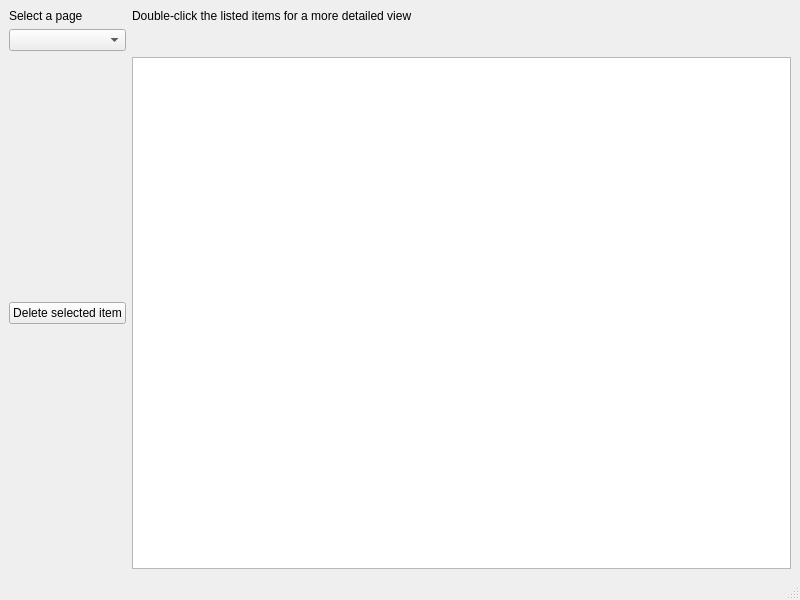
<?xml version="1.0" encoding="UTF-8"?>
<ui version="4.0">
 <class>M_Pages</class>
 <widget class="QMainWindow" name="M_Pages">
  <property name="geometry">
   <rect>
    <x>0</x>
    <y>0</y>
    <width>800</width>
    <height>600</height>
   </rect>
  </property>
  <property name="windowTitle">
   <string>MainWindow</string>
  </property>
  <widget class="QWidget" name="centralwidget">
   <layout class="QHBoxLayout" name="horizontalLayout">
    <item>
     <layout class="QGridLayout" name="gridLayout">
      <item row="3" column="0">
       <widget class="QComboBox" name="cbMPages"/>
      </item>
      <item row="2" column="0">
       <widget class="QLabel" name="lblMpages">
        <property name="text">
         <string>Select a page</string>
        </property>
       </widget>
      </item>
      <item row="5" column="1">
       <widget class="QListWidget" name="lMPages"/>
      </item>
      <item row="7" column="1">
       <layout class="QHBoxLayout" name="horizontalLayout_6"/>
      </item>
      <item row="5" column="0">
       <widget class="QPushButton" name="btnDelete">
        <property name="text">
         <string>Delete selected item</string>
        </property>
       </widget>
      </item>
      <item row="2" column="1">
       <widget class="QLabel" name="label">
        <property name="text">
         <string>Double-click the listed items for a more detailed view</string>
        </property>
       </widget>
      </item>
     </layout>
    </item>
   </layout>
  </widget>
  <widget class="QMenuBar" name="menubar">
   <property name="geometry">
    <rect>
     <x>0</x>
     <y>0</y>
     <width>800</width>
     <height>22</height>
    </rect>
   </property>
  </widget>
  <widget class="QStatusBar" name="statusbar"/>
 </widget>
 <resources/>
 <connections/>
</ui>
